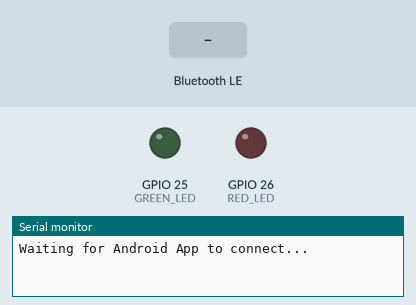
A sketch run on a simulated ESP32. Parts: output pins drawn as LEDs (lit = HIGH), the last lines printed to the serial monitor. The inputs (shaded band) are chosen by the test bench. Nothing arrives over Bluetooth unless stated; a phone connects over Bluetooth LE 3 s after start.

Above: at 1.2 s.
1.3 s: Bluetooth LE write "G" received
At 2.3 s:
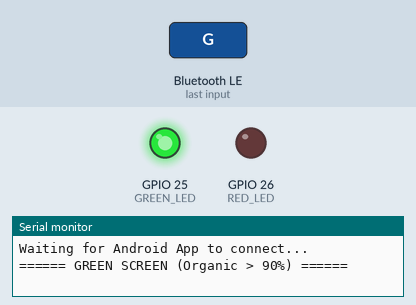
2.8 s: Bluetooth LE write "R" received
At 3.5 s:
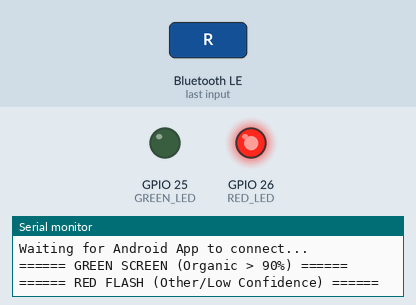
Timing chart, 0 to 5.8 s (numbered marks = the images above; inputs shaded):
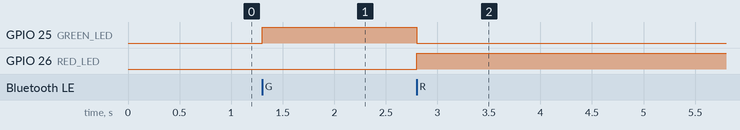

The sketch:

esp32_ble_code.ino
```cpp
#include <BLEDevice.h>
#include <BLEUtils.h>
#include <BLEServer.h>

#define SERVICE_UUID        "4fafc201-1fb5-459e-8fcc-c5c9c331914b"
#define CHARACTERISTIC_UUID "beb5483e-36e1-4688-b7f5-ea07361b26a8"

// Define our LED Pins
const int GREEN_LED = 25;
const int RED_LED = 26;

class MyCallbacks: public BLECharacteristicCallbacks {
    void onWrite(BLECharacteristic *pCharacteristic) {
      String value = pCharacteristic->getValue();
      if (value.length() > 0) {
        char command = value[0];

        if (command == 'G') {
          Serial.println("====== GREEN SCREEN (Organic > 90%) ======");
          // Turn Green ON, Red OFF
          digitalWrite(GREEN_LED, HIGH);
          digitalWrite(RED_LED, LOW);

        } else if (command == 'R') {
          Serial.println("====== RED FLASH (Other/Low Confidence) ======");
          // Turn Red ON, Green OFF
          digitalWrite(RED_LED, HIGH);
          digitalWrite(GREEN_LED, LOW);
        }
      }
    }
};

void setup() {
  Serial.begin(115200);

  // Initialize the pins as OUTPUTs
  pinMode(GREEN_LED, OUTPUT);
  pinMode(RED_LED, OUTPUT);

  // Make sure both are off when the board turns on
  digitalWrite(GREEN_LED, LOW);
  digitalWrite(RED_LED, LOW);

  BLEDevice::init("Waste_ESP32");
  BLEServer *pServer = BLEDevice::createServer();
  BLEService *pService = pServer->createService(SERVICE_UUID);
  BLECharacteristic *pCharacteristic = pService->createCharacteristic(
                                         CHARACTERISTIC_UUID,
                                         BLECharacteristic::PROPERTY_WRITE
                                       );
  pCharacteristic->setCallbacks(new MyCallbacks());
  pService->start();
  BLEAdvertising *pAdvertising = BLEDevice::getAdvertising();
  pAdvertising->addServiceUUID(SERVICE_UUID);
  pAdvertising->setScanResponse(true);
  BLEDevice::startAdvertising();

  Serial.println("Waiting for Android App to connect...");
}

void loop() {
  // Nothing needed here, Bluetooth runs in the background!
  delay(2000);
}
```

Measured:
- after the input at 1.3 s, GPIO 25 (GREEN_LED): LOW → HIGH at once
- after the input at 2.8 s, GPIO 25 (GREEN_LED): HIGH → LOW at once; GPIO 26 (RED_LED): LOW → HIGH at once
